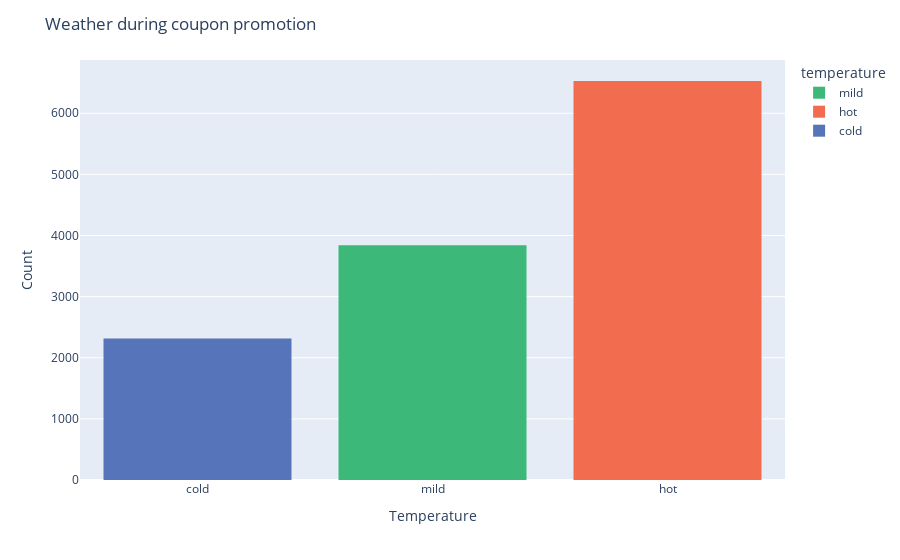

Source (notebook cell):
### Code cell
#histogram of temperatures, made prettier and using new cold, mild, hot labels
fig = px.histogram(df_filled, x='temperature', color='temperature',
                  color_discrete_map={
        'mild': '#3cb878',
        'hot': '#f26c4f',
        'cold': '#5674b9'
    })
fig.update_xaxes(categoryorder='array', categoryarray= ['cold','mild','hot'])
fig.update_layout(
    xaxis_title="Temperature",
    yaxis_title="Count",
    title="Weather during coupon promotion")
fig.show()

### Figure 1 — Plotly figure (JSON) as saved in the notebook; plotly's stock layout.template omitted (floating-point values rounded to 4 significant figures; data arrays with more than 128 entries replaced by an {"elided": "..."} marker saying what was removed)
{"data": [{"alignmentgroup": "True", "bingroup": "x", "hovertemplate": "temperature=%{x}<br>count=%{y}<extra></extra>", "legendgroup": "mild", "marker": {"color": "#3cb878", "pattern": {"shape": ""}}, "name": "mild", "offsetgroup": "mild", "orientation": "v", "showlegend": true, "type": "histogram", "x": {"elided": "3840 str values"}, "xaxis": "x", "yaxis": "y"}, {"alignmentgroup": "True", "bingroup": "x", "hovertemplate": "temperature=%{x}<br>count=%{y}<extra></extra>", "legendgroup": "hot", "marker": {"color": "#f26c4f", "pattern": {"shape": ""}}, "name": "hot", "offsetgroup": "hot", "orientation": "v", "showlegend": true, "type": "histogram", "x": {"elided": "6528 str values"}, "xaxis": "x", "yaxis": "y"}, {"alignmentgroup": "True", "bingroup": "x", "hovertemplate": "temperature=%{x}<br>count=%{y}<extra></extra>", "legendgroup": "cold", "marker": {"color": "#5674b9", "pattern": {"shape": ""}}, "name": "cold", "offsetgroup": "cold", "orientation": "v", "showlegend": true, "type": "histogram", "x": {"elided": "2316 str values"}, "xaxis": "x", "yaxis": "y"}], "layout": {"barmode": "relative", "legend": {"title": {"text": "temperature"}, "tracegroupgap": 0}, "margin": {"t": 60}, "title": {"text": "Weather during coupon promotion"}, "xaxis": {"anchor": "y", "categoryarray": ["cold", "mild", "hot"], "categoryorder": "array", "domain": [0, 1], "title": {"text": "Temperature"}}, "yaxis": {"anchor": "x", "domain": [0, 1], "title": {"text": "Count"}}}}
